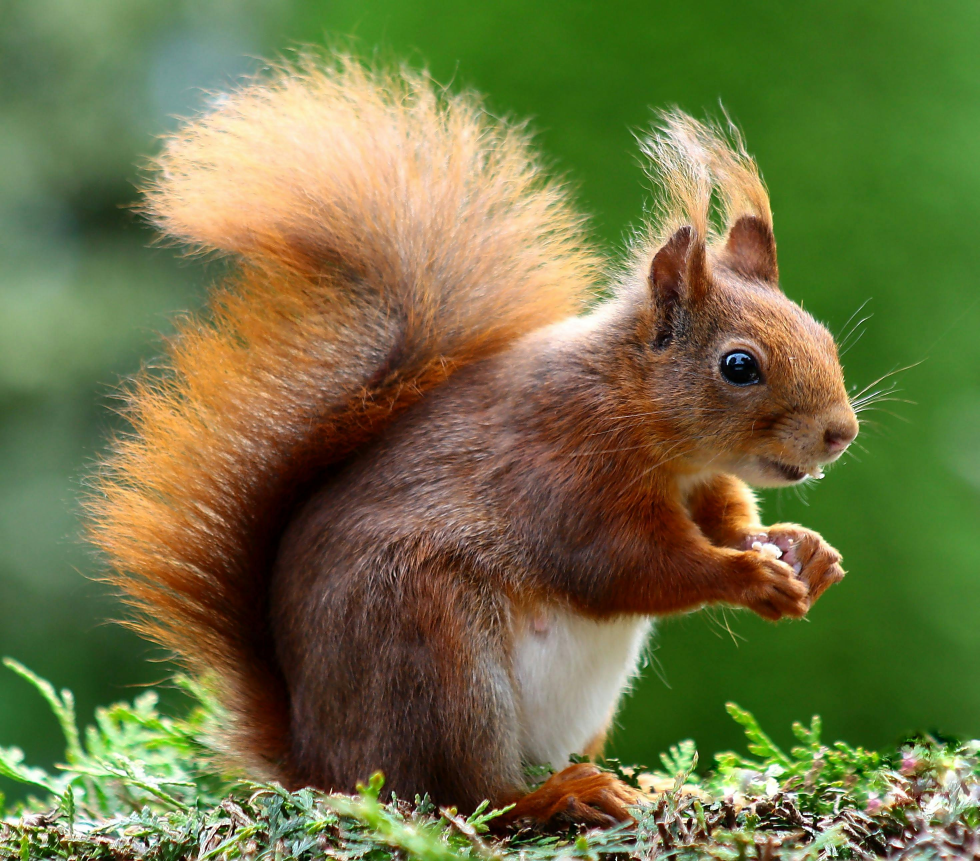
#> input picture ardilla.jpg, 2939 x 2583 px (shown at 1/3 size)
$ jupyter execute --allow-errors 'Laborarotio II TM.ipynb'   (shell and % lines are left out)
#> lines starting #> are read from the running program, lines starting #| are printed output that depends on the picture; after the words box and inside, x2 and y2 are one past the last pixel; in counts of white or black regions, pixels touching at a corner belong together
# Laboratorio 2

[cell 1]
import cv2
import numpy as np
import matplotlib.pyplot as plt
import matplotlib.image as mpimg

from PIL import Image, ImageOps

[cell 2]
# Se carga la imagen y se convierte a formato RGB
img = cv2.imread("ardilla.jpg")
#> img is the input picture: shape (2583, 2939, 3); mean B, G, R 67.8, 115.2, 112.6
img = cv2.cvtColor(img, cv2.COLOR_BGR2RGB)
plt.imshow(img)

## Problema # 1

Desarrolle   una   funcion   que   permita   hacer   la   binarizacion   de   una   imagen,   para   realizarlo   puede utilizar  el  enfoque  que  preﬁera.

[cell 3]
def binarize(img, threshold = 100):

    # Se convierte la imagen a escala de grises
#> called with threshold = 100
    gray = cv2.cvtColor(img, cv2.COLOR_BGR2GRAY)
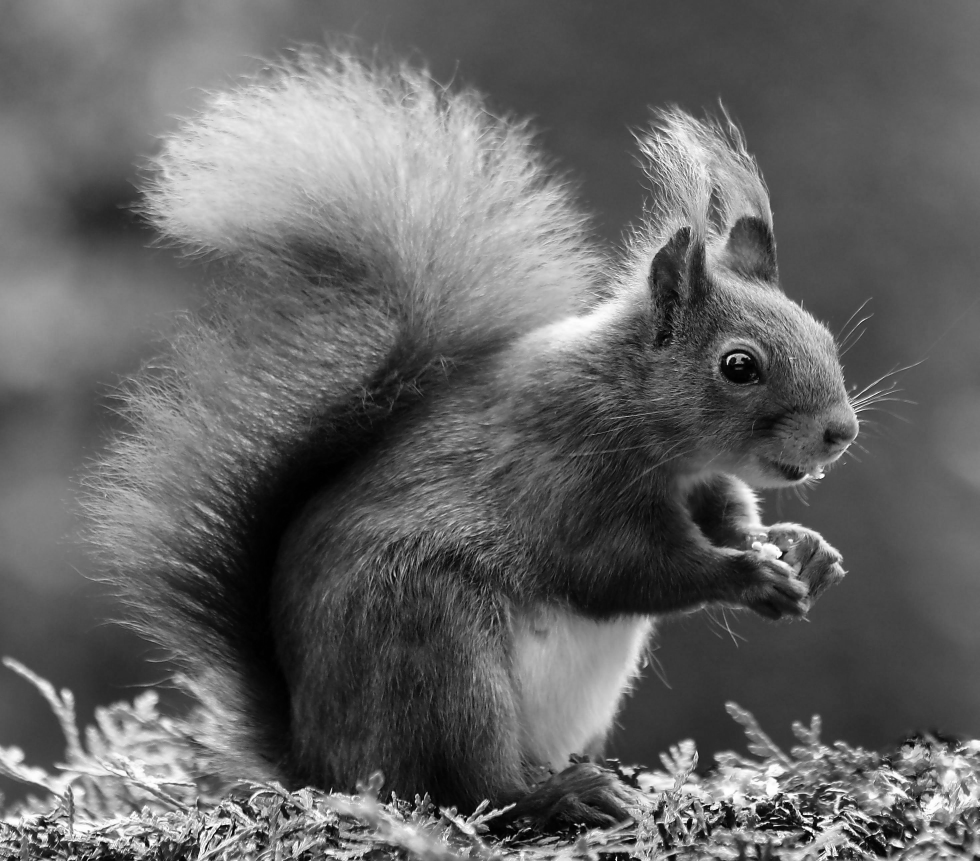
#> gray: shape (2583, 2939) (shown at 1/3 size); min 0, max 255, mean 100.7

    # Se hace tresholding utilizando numpy
    img_bin = (gray > threshold) * 100
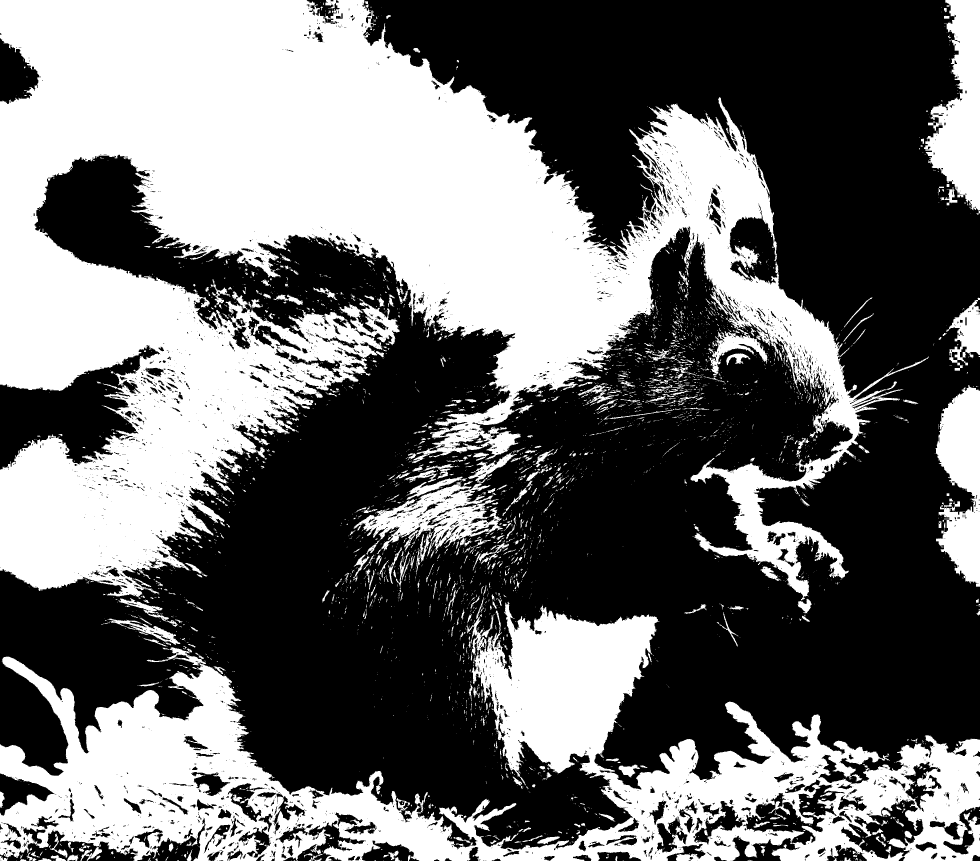
#> img_bin: shape (2583, 2939) int64 (shown at 1/3 size); values 0 (black) and 100 (white), 42.4% white; 5178 white regions (4289 under 20 px), largest, box (x1, y1, x2, y2) and area: (0, 0, 2779, 1801) 2129320, (0, 1805, 2939, 2583) 814639, (2772, 0, 2939, 644) 60149

    return img_bin

# Se prueba la función creada
img_bin = binarize(img, threshold = 100)
plt.imshow(img_bin, cmap = "gray")

## Problema 2

Desarrolle una función que dada dos que usted desee del mismo tamaño (igual ancho y alto) y a color, realice las operaciones SUMA, RESTA, AND, OR , XOR con ambas imágenes recuerde que para realizar las operaciones lógicas es necesario pasar la imagen a escala de grises y luego binarizarla.

[cell 4]
#Carga de la primera imagen
img1 = cv2.imread('rombo.webp')
#> (the rest of this cell did not finish here and is left out)

#> (a cell that did not finish here is left out)

[cell 6]
img2 = cv2.imread('rectangulo.webp')
#> (the rest of this cell did not finish here and is left out)

#> (a cell that did not finish here is left out)

OPERACIONES BÁSICAS

SUMA

#> (a cell that did not finish here is left out)

#> (a cell that did not finish here is left out)

#> (a cell that did not finish here is left out)

#> (a cell that did not finish here is left out)

#> (a cell that did not finish here is left out)

## Problema 3

Desarrolle una función que dada una imagen en escala de grises muestre dicha imagen en 3 dimensiones, donde los ejes X e Y representan el dominio espacial de la imagen y Z representa la intensidad del color gris de cada pixel.

[cell 13]
def plot_img3D(input_image, elev=None, azim=None):
    height = input_image.shape[0]
    width = input_image.shape[1]
    x = np.linspace(0, width, width)
    y = np.linspace(0, height, height)
    xv, yv = np.meshgrid(x,y)

    fig = plt.figure(figsize=[10,8])
    ax = fig.add_subplot(111, projection='3d')
    ax.plot_surface(xv, yv, input_image, cmap='gray', linewidth=0)

    ax.view_init(elev,azim)
    ax.set_title("Gráfica de intensidad 3D")
    ax.set_xlabel('Ancho')
    ax.set_ylabel('Altura')
    ax.set_zlabel('Intensidad')
    ax.set_xlim([1,width])
    ax.set_ylim([1,height])
    ax.set_zlim([0,256])
    plt.show()

src_image = cv2.imread("ardilla.jpg", cv2.IMREAD_COLOR)
src_image = cv2.cvtColor(src_image , cv2.COLOR_BGR2GRAY)
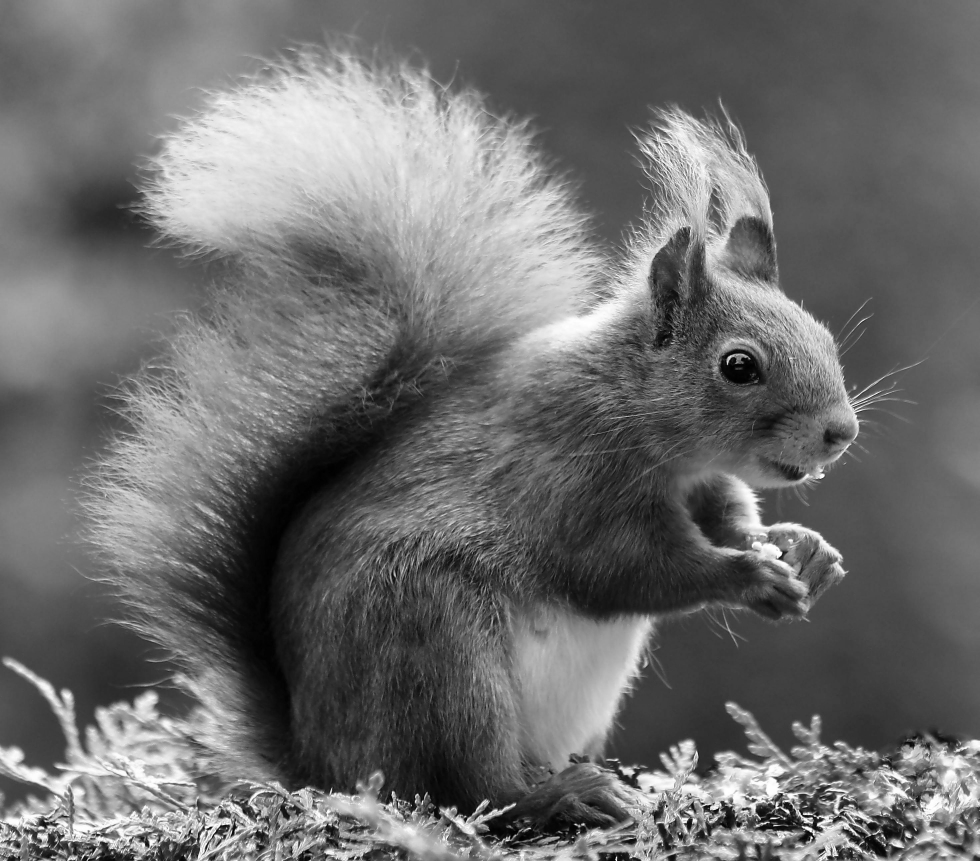
#> src_image: shape (2583, 2939) (shown at 1/3 size); min 0, max 255, mean 109
plt.imshow(src_image, cmap='gray')
plt.show()

#> (the rest of this cell did not finish here and is left out)

## Problema 4

Implemente   una   función   para   cada   una   de   las   transformaciones   vistas   en   clase:   negativa,   lineal, logarítmica  y  exponencial.

[cell 14]
from scipy.interpolate import interp1d

def image_transforms(img, transform, alpha = 1, beta = 30, gamma = 0.05):

    # Se realiza la transformación deseada
#> called with transform = 'Lin', alpha = 1, beta = 30, gamma = 0.05
    if transform == "Lin":
        img_out = alpha * img + beta
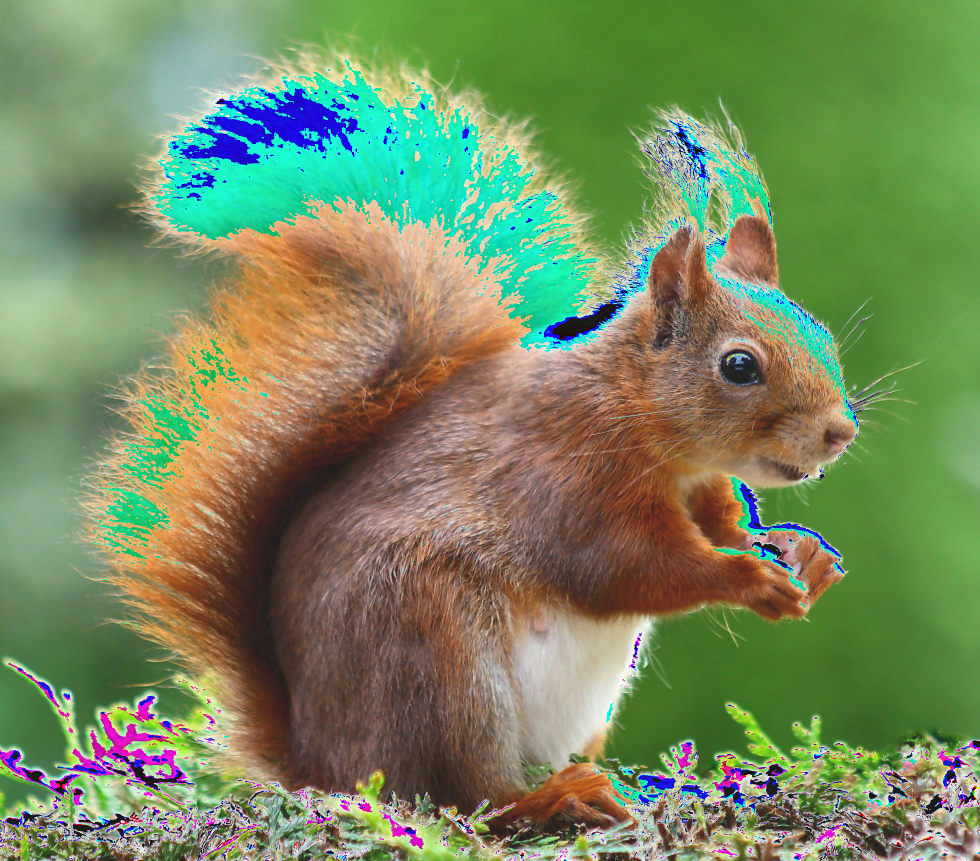
#> img_out: shape (2583, 2939, 3) (shown at 1/3 size); mean R, G, B 119.7, 137.1, 95.9

    elif transform == "Neg":
        img_out = 255 - img

    elif transform == "Log":
        # Se obtiene el valor de la constante de escalamiento "c"
        c = 255 / np.log(1 + np.max(img))

        # Se aplica la transformación
        img_out = c * np.log(1 + img)

    elif transform == "Exp":
        # Se aplica la transformación logarítmica
        img_out = alpha * (img ** gamma)

        # Se normalizan los valores entre 0 y 255
        # 1. Se resta el valor mínimo para que el valor más pequeño sea 0
        # 2. Se divide dentro del rango de valores (maximo - mínimo) para escalar los valores entre 0 y 1
        # 3. Se multiplica por 255 para escalar los valores entre 0 y 255
        img_out = ((img_out - np.min(img_out)) / (np.max(img_out) - np.min(img_out))) * 255

    # Se convierten los valores obtenidos en int
    return img_out.astype(int)
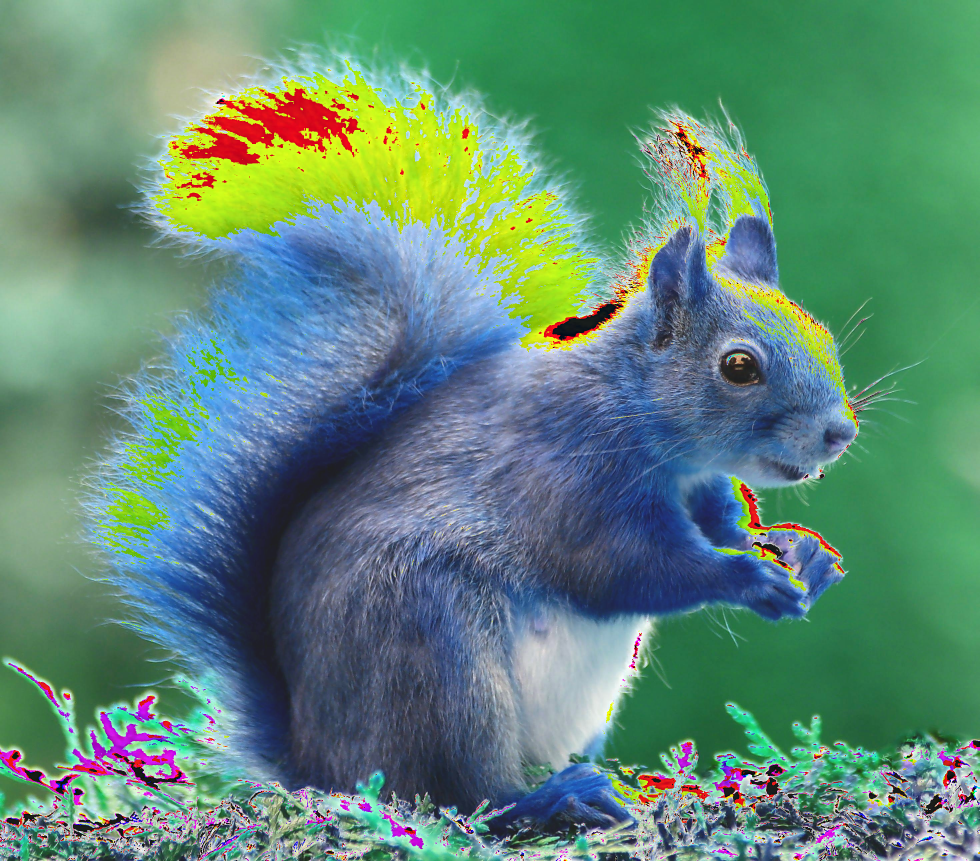
#> returned value: shape (2583, 2939, 3) int64 (shown at 1/3 size); mean of channels 0, 1, 2 119.7, 137.1, 95.9; drawn as B, G, R

# Se prueba la función creada
img_transf = image_transforms(img, transform = "Lin")
plt.imshow(img_transf)
